Frame 1 (no input): blank canvas, image omitted
Frame 60 (no input): blank canvas, image omitted
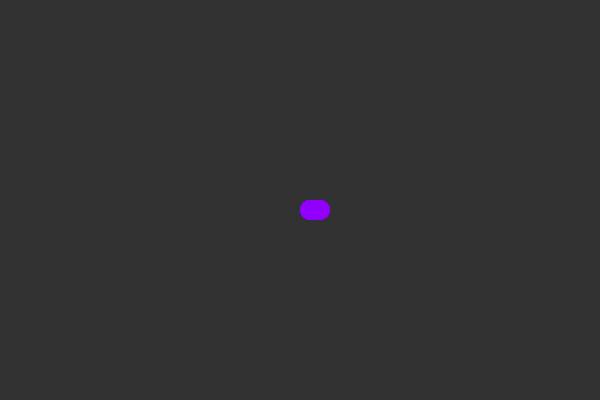
Frame 120 (the mouse pressed at the canvas centre since frame 60)

The p5.js sketch whose frames 1 and 60 were blank and that drew this single picture after the mouse press (run headless with seeded random() and noise() and a simulated clock; from frame 60 on, the mouse is pressed at the canvas centre):

// p5.js sketch
// ── sketch.js
var a = 50;
var b = 50;
var newWidth = 50;
var newHeight = 50;

//setup function executes once
function setup(){
    createCanvas(600,400);
    background(50);
}

//draw function loops forever
function draw(){
    //background(50);
    if(mouseIsPressed){
        noStroke();
        fill(150,0,255,50);
    rect(mouseX,mouseY,30, 20, 55, 55);
       
    }
}
